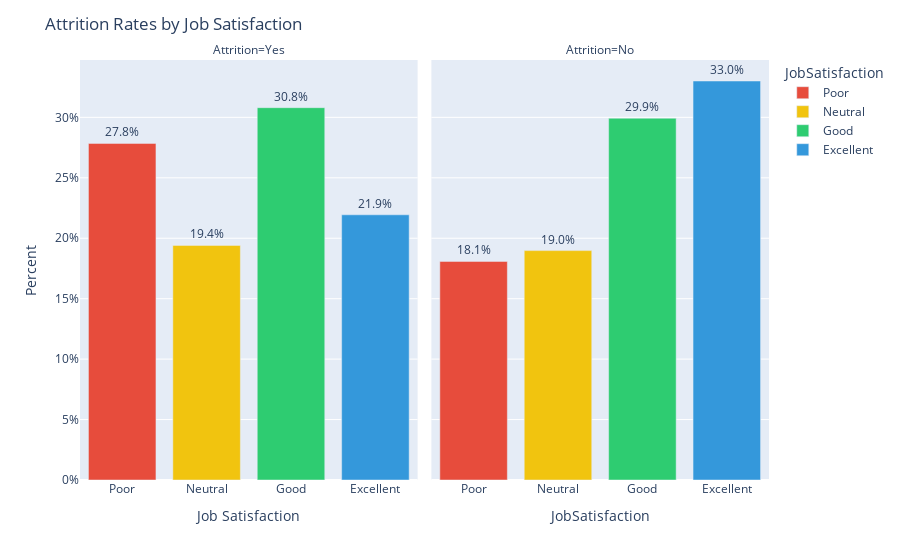

Notebook code cell kept with this figure:
### Markdown cell above
Among women with the highest rated work life balance, 1 out of 4 left the company, the highest proportion among the ratings for women. For men, the highest proportion occurred in those with the lowest work life balance.

### Code cell
import plotly.express as px
import pandas as pd

# Grouping and percentage calculation
plot_df = (
    data.groupby(['Attrition'])['JobSatisfaction']
    .value_counts(normalize=True)
    .mul(100)
    .rename('Percent')
    .reset_index()
    .sort_values('JobSatisfaction')
)

# Rename Job Satisfaction categories
plot_df['JobSatisfaction'] = plot_df['JobSatisfaction'].map({
    1: 'Poor', 2: 'Neutral', 3: 'Good', 4: 'Excellent'
})

# Custom colors for satisfaction levels
color_map = {
    'Poor': '#E74C3C',       # Red
    'Neutral': '#F1C40F',    # Yellow
    'Good': '#2ECC71',       # Green
    'Excellent': '#3498DB'   # Blue
}

# Bar plot with colors
fig = px.bar(plot_df,
             x="JobSatisfaction", y="Percent",
             text="Percent",
             color="JobSatisfaction",
             facet_col="Attrition",
             category_orders={"Attrition": ["Yes", "No"]},
             color_discrete_map=color_map)

# Add percentage labels
fig.update_traces(texttemplate='%{text:.1f}%', textposition='outside')

# Layout
fig.update_layout(title="Attrition Rates by Job Satisfaction",
                  yaxis_ticksuffix="%",
                  xaxis_title="Job Satisfaction",
                  height=600)

fig.show()

### Figure 1 — Plotly figure (JSON) as saved in the notebook; plotly's stock layout.template omitted (floating-point values rounded to 4 significant figures)
{"data": [{"alignmentgroup": "True", "hovertemplate": "JobSatisfaction=%{x}<br>Attrition=Yes<br>Percent=%{text}<extra></extra>", "legendgroup": "Poor", "marker": {"color": "#E74C3C", "pattern": {"shape": ""}}, "name": "Poor", "offsetgroup": "Poor", "orientation": "v", "showlegend": true, "text": [27.85], "textposition": "outside", "texttemplate": "%{text:.1f}%", "type": "bar", "x": ["Poor"], "xaxis": "x", "y": [27.85], "yaxis": "y"}, {"alignmentgroup": "True", "hovertemplate": "JobSatisfaction=%{x}<br>Attrition=No<br>Percent=%{text}<extra></extra>", "legendgroup": "Poor", "marker": {"color": "#E74C3C", "pattern": {"shape": ""}}, "name": "Poor", "offsetgroup": "Poor", "orientation": "v", "showlegend": false, "text": [18.09], "textposition": "outside", "texttemplate": "%{text:.1f}%", "type": "bar", "x": ["Poor"], "xaxis": "x2", "y": [18.09], "yaxis": "y2"}, {"alignmentgroup": "True", "hovertemplate": "JobSatisfaction=%{x}<br>Attrition=Yes<br>Percent=%{text}<extra></extra>", "legendgroup": "Neutral", "marker": {"color": "#F1C40F", "pattern": {"shape": ""}}, "name": "Neutral", "offsetgroup": "Neutral", "orientation": "v", "showlegend": true, "text": [19.41], "textposition": "outside", "texttemplate": "%{text:.1f}%", "type": "bar", "x": ["Neutral"], "xaxis": "x", "y": [19.41], "yaxis": "y"}, {"alignmentgroup": "True", "hovertemplate": "JobSatisfaction=%{x}<br>Attrition=No<br>Percent=%{text}<extra></extra>", "legendgroup": "Neutral", "marker": {"color": "#F1C40F", "pattern": {"shape": ""}}, "name": "Neutral", "offsetgroup": "Neutral", "orientation": "v", "showlegend": false, "text": [18.98], "textposition": "outside", "texttemplate": "%{text:.1f}%", "type": "bar", "x": ["Neutral"], "xaxis": "x2", "y": [18.98], "yaxis": "y2"}, {"alignmentgroup": "True", "hovertemplate": "JobSatisfaction=%{x}<br>Attrition=Yes<br>Percent=%{text}<extra></extra>", "legendgroup": "Good", "marker": {"color": "#2ECC71", "pattern": {"shape": ""}}, "name": "Good", "offsetgroup": "Good", "orientation": "v", "showlegend": true, "text": [30.8], "textposition": "outside", "texttemplate": "%{text:.1f}%", "type": "bar", "x": ["Good"], "xaxis": "x", "y": [30.8], "yaxis": "y"}, {"alignmentgroup": "True", "hovertemplate": "JobSatisfaction=%{x}<br>Attrition=No<br>Percent=%{text}<extra></extra>", "legendgroup": "Good", "marker": {"color": "#2ECC71", "pattern": {"shape": ""}}, "name": "Good", "offsetgroup": "Good", "orientation": "v", "showlegend": false, "text": [29.93], "textposition": "outside", "texttemplate": "%{text:.1f}%", "type": "bar", "x": ["Good"], "xaxis": "x2", "y": [29.93], "yaxis": "y2"}, {"alignmentgroup": "True", "hovertemplate": "JobSatisfaction=%{x}<br>Attrition=Yes<br>Percent=%{text}<extra></extra>", "legendgroup": "Excellent", "marker": {"color": "#3498DB", "pattern": {"shape": ""}}, "name": "Excellent", "offsetgroup": "Excellent", "orientation": "v", "showlegend": true, "text": [21.94], "textposition": "outside", "texttemplate": "%{text:.1f}%", "type": "bar", "x": ["Excellent"], "xaxis": "x", "y": [21.94], "yaxis": "y"}, {"alignmentgroup": "True", "hovertemplate": "JobSatisfaction=%{x}<br>Attrition=No<br>Percent=%{text}<extra></extra>", "legendgroup": "Excellent", "marker": {"color": "#3498DB", "pattern": {"shape": ""}}, "name": "Excellent", "offsetgroup": "Excellent", "orientation": "v", "showlegend": false, "text": [33.01], "textposition": "outside", "texttemplate": "%{text:.1f}%", "type": "bar", "x": ["Excellent"], "xaxis": "x2", "y": [33.01], "yaxis": "y2"}], "layout": {"annotations": [{"font": {}, "showarrow": false, "text": "Attrition=Yes", "x": 0.245, "xanchor": "center", "xref": "paper", "y": 1, "yanchor": "bottom", "yref": "paper"}, {"font": {}, "showarrow": false, "text": "Attrition=No", "x": 0.755, "xanchor": "center", "xref": "paper", "y": 1, "yanchor": "bottom", "yref": "paper"}], "autosize": true, "barmode": "relative", "legend": {"title": {"text": "JobSatisfaction"}, "tracegroupgap": 0}, "margin": {"t": 60}, "title": {"text": "Attrition Rates by Job Satisfaction"}, "xaxis": {"anchor": "y", "autorange": true, "categoryarray": ["Poor", "Neutral", "Good", "Excellent"], "categoryorder": "array", "domain": [0, 0.49], "range": [-0.5, 3.5], "title": {"text": "Job Satisfaction"}, "type": "category"}, "xaxis2": {"anchor": "y2", "autorange": true, "categoryarray": ["Poor", "Neutral", "Good", "Excellent"], "categoryorder": "array", "domain": [0.51, 1], "matches": "x", "range": [-0.5, 3.5], "title": {"text": "JobSatisfaction"}, "type": "category"}, "yaxis": {"anchor": "x", "autorange": true, "domain": [0, 1], "range": [0, 34.75], "ticksuffix": "%", "title": {"text": "Percent"}, "type": "linear"}, "yaxis2": {"anchor": "x2", "autorange": true, "domain": [0, 1], "matches": "y", "range": [0, 34.75], "showticklabels": false, "type": "linear"}}}
